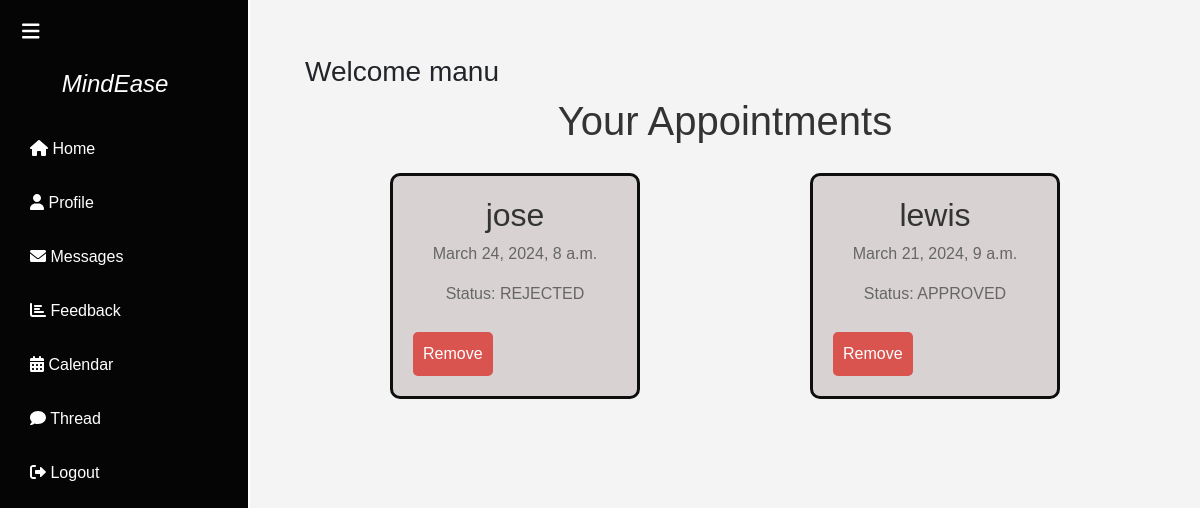
The app's page /therapist-appointments/ (signed in) with its own data.
### app1/models.py (models this page shows, shortened)
class User(AbstractUser):
    class Role(models.TextChoices):
        ADMIN = "ADMIN", "Admin"
        THERAPIST = "THERAPIST", "Therapist"
        USER = "USER", "User"
    role = models.CharField(max_length=50, choices=Role.choices)
    phone_number = models.CharField(max_length=15, blank=True, null=True)
    dob = models.DateField(blank=True, null=True)
    location = models.CharField(max_length=255, blank=True, null=True)
    qualification = models.CharField(max_length=255, blank=True, null=True)
    description = models.TextField(blank=True, null=True)
    specialization = models.CharField(max_length=255, blank=True, null=True)
    is_approved = models.BooleanField(default=False)
    is_therapist = models.BooleanField(default=False)
    profile_picture = models.ImageField(upload_to='profile_pics/', blank=True, null=True)

class Appointment(models.Model):
    user = models.ForeignKey(User, on_delete=models.CASCADE, related_name='appointments')
    therapist = models.ForeignKey(User, on_delete=models.CASCADE, related_name='approved_appointments')
    time_slot = models.ForeignKey('TimeSlot', on_delete=models.CASCADE)
    status = models.CharField(max_length=20, choices=[('PENDING', 'Pending'), ('APPROVED', 'Approved')], default='PENDING')
    status_change_notification = models.BooleanField(default=False)
    PAYMENT_STATUS_CHOICES = [
        ('PENDING', 'Pending'),
        ('PAID', 'Paid'),
        ('FAILED', 'Failed'),
    ]
    payment_status = models.CharField(max_length=10, choices=PAYMENT_STATUS_CHOICES, default='PENDING')
    payment_id = models.CharField(max_length=100, blank=True, null=True)

class TimeSlot(models.Model):
    class SessionType(models.TextChoices):
        MORNING = "MORNING", "Morning Session"
        AFTERNOON = "AFTERNOON", "Afternoon Session"
    TIME_SLOTS = [
        ("8-9", "8:00 AM - 9:00 AM"),
        ("9-10", "9:00 AM - 10:00 AM"),
        ("10-11", "10:00 AM - 11:00 AM"),
        ("12-1", "12:00 PM - 1:00 PM"),
        ("1-2", "1:00 PM - 2:00 PM"),
        ("2-3", "2:00 PM - 3:00 PM"),
        ("3-4", "3:00 PM - 4:00 PM"),
    ]
    therapist = models.ForeignKey(User, on_delete=models.CASCADE, related_name='available_time_slots')
    time_slot = models.CharField(max_length=5, choices=TIME_SLOTS, null=True)
    start_time = models.DateTimeField()
    end_time = models.DateTimeField()
    session_type = models.CharField(max_length=50, choices=SessionType.choices, null=True)
    is_booked = models.BooleanField(default=False)

### app1/views.py (the view)
# urls.py: path('therapist-appointments/', views.therapist_appointments, name='therapist_appointments'),
def therapist_appointments(request):
    if request.user.role != 'THERAPIST':
        return redirect('home')  # Redirect to the home page if the user is not a therapist
    appointments = Appointment.objects.filter(therapist=request.user, status='PENDING')
    return render(request, 'therapist_appointments.html', {'appointments': appointments})

### templates/therapist_appointments.html (shortened to what this page needs)
<!DOCTYPE html>
<html lang="en">
<head>
  <link href="https://cdn.jsdelivr.net/npm/bootstrap@5.3.0/dist/css/bootstrap.min.css" rel="stylesheet">
  <link href="https://cdnjs.cloudflare.com/ajax/libs/font-awesome/6.0.0/css/all.min.css" rel="stylesheet">
<link href="https://cdnjs.cloudflare.com/ajax/libs/font-awesome/6.0.0/css/all.min.css" rel="stylesheet">
</head>
<body>
<div class="wrapper">
  <nav id="sidebar">
    <div class="sidebar-header">
      <strong><i><h3 id="brand">&nbsp;&nbsp;&nbsp;&nbsp;&nbsp;&nbsp;&nbsp;MindEase</h3></i></strong>
    </div>
    <div id="sidebar-content">
      <ul class="list-unstyled components">
        <li>
          <a href="/Tdash" class="sidebar-link">
            <i class="fas fa-home"></i> <span class="sidebar-content-text">Home</span>
          </a>
        </li>
        <li>
          <a href='/update_profile' class="sidebar-link">
            <i class="fas fa-user"></i> <span class="sidebar-content-text">Profile</span>
          </a>
        </li>
        <li>
          <a href="#" class="sidebar-link">
            <i class="fas fa-envelope"></i> <span class="sidebar-content-text">Messages</span>
          </a>
        </li>
        <li>
          <a href="/write_experience" class="sidebar-link">
            <i class="fas fa-chart-bar"></i> <span class="sidebar-content-text">Feedback</span>
          </a>
        </li>
        <li>
          <a href="#" class="sidebar-link">
            <i class="fas fa-calendar-alt"></i> <span class="sidebar-content-text">Calendar</span>
          </a>
        </li>
        <li>
          <a href="/threads" class="sidebar-link">
            <i class="fas fa-comment"></i> <span class="sidebar-content-text">Thread</span>
          </a>
        </li>
        <li>
          <a href="{% url 'logout' %}" class="sidebar-link">
            <i class="fas fa-sign-out-alt"></i> <span class="sidebar-content-text">Logout</span>
          </a>
        </li>
      </ul>
    </div>
    <button type="button" id="sidebarCollapse" class="btn btn-dark">
      <i class="fas fa-bars"></i>
    </button>
  </nav>
  <div id="content">
    <main>
      {% if user.is_authenticated %}
        <strong><h3 class="font-weight-bold">Welcome {{ user.username }}</h3></strong>
      {% else %}
        <h3 class="font-weight-bold">Welcome, Please Log in</h3>
      {% endif %}
<!DOCTYPE html>
<html lang="en">
<head>
</head>
<body>
    <h1>Your Appointments</h1>
    <div class="appointment-container">
        {% for appointment in request.user.approved_appointments.all %}
        <div class="appointment-card" id="appointment-{{ appointment.id }}">
            <div class="appointment-info">
                <h2>{{ appointment.user.username }}</h2>
                <p>{{ appointment.time_slot.start_time }}</p>
                <p>Status: {{ appointment.status }}</p>
            </div>
            {% if appointment.status == 'PENDING' %}
            <a href="{% url 'therapist_approve_appointment' appointment.id %}">Approve Appointment</a>
            {% else %}
            <button class="remove-button" onclick="removeAppointment('{{ appointment.id|escapejs }}')">Remove</button>
            {% endif %}
        </div>
        {% endfor %}
    </div>
</body>
</html>
</body>
</html>

### templates/therapist_appointments.html (style rules this page uses)
body { font-family: 'Arial', sans-serif; margin: 0; }
.wrapper { display: flex; position: relative; }
#sidebar { height: 100vh; width: 250px; position: fixed; top: 0; left: 0; background-color: #050506; padding-top: 20px; color: #fff; transition: all 0.3s; border-right: 2px solid #fff; }
#sidebar-content { padding: 20px; }
#content { flex-grow: 1; padding: 15px; transition: all 0.3s; margin-left: 250px; }
.sidebar-link { padding: 10px; text-decoration: none; color: #fff; display: block; margin-bottom: 10px; }
#sidebarCollapse { position: fixed; top: 10px; left: 10px; z-index: 1; background: none; border: none; color: #fff; font-size: 20px; cursor: pointer; transition: all 0.3s; }
#brand { margin-left: 15px; font-size: 1.5em; }
body { font-family: Arial, sans-serif; background-color: #f4f4f4; margin: 0; padding: 20px; align-items: center; }
h2 { color: #333; }
p { color: #666; }
body { font-family: 'Arial', sans-serif; background-color: #f4f4f4; margin: 20px; }
h1 { color: #333; text-align: center; }
.appointment-container { display: flex; flex-wrap: wrap; justify-content: space-around; }
.appointment-card { background-color: #d8d2d2; border: 3px solid #0e0e0e; border-radius: 10px; padding: 20px; margin: 20px; width: 250px; transition: transform 0.3s, box-shadow 0.3s; }
.appointment-info { display: flex; flex-direction: column; align-items: center; }
.remove-button { background-color: #d9534f; color: #fff; border: none; padding: 10px; border-radius: 5px; cursor: pointer; margin-top: 10px; }

### records on screen
User: username "manu"
Appointment: user.username "jose", time_slot.start_time "March 24, 2024, 8 a.m.", status "REJECTED"
Appointment: user.username "lewis", time_slot.start_time "March 21, 2024, 9 a.m.", status "APPROVED"
